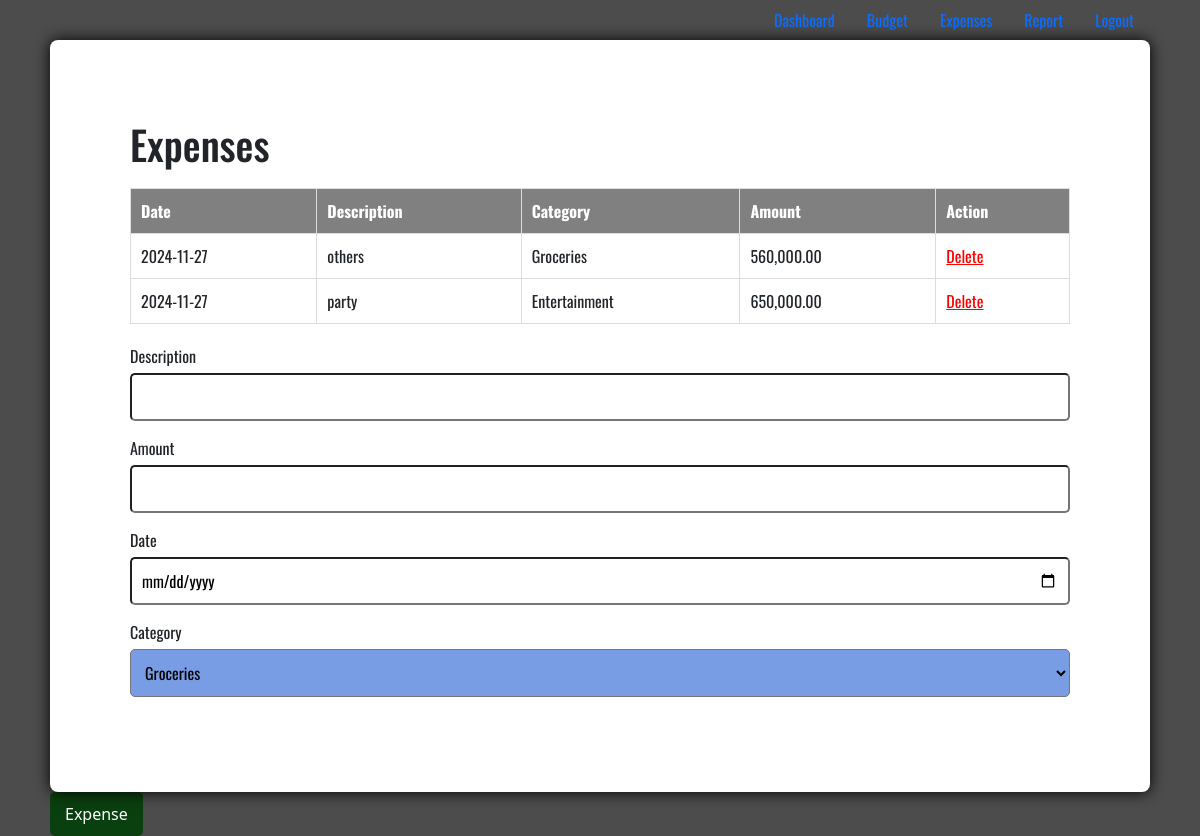
The app's page /expenses.php (signed in) with its own data.
### tables this page shows
CREATE TABLE `expenses` (
  `id` int(11) NOT NULL,
  `user_id` int(11) NOT NULL,
  `amount` decimal(10,2) NOT NULL,
  `description` varchar(255) NOT NULL,
  `date` date NOT NULL,
  `category` varchar(255) NOT NULL
);

### expenses.php (the view, shortened to what this page needs)
<?php
require_once 'config.php';
try {
    $query = "SELECT * FROM expenses WHERE user_id = :user_id ORDER BY date DESC";
    $stmt = $pdo->prepare($query);
    $stmt->execute(['user_id' => $_SESSION['user_id']]);
    $expenses = $stmt->fetchAll(PDO::FETCH_ASSOC);
} catch (PDOException $e) {
    die("Error fetching expenses: " . $e->getMessage());
}
?>
<!DOCTYPE html>
<html lang="en">
<head>
    <link href="https://cdn.jsdelivr.net/npm/bootstrap@5.3.3/dist/css/bootstrap.min.css" rel="stylesheet">
    <link rel="stylesheet" href="style.css">
</head>
<body>
<ul class="nav justify-content-end">
  <li class="nav-item">
    <a class="nav-link active" aria-current="page" href="dashboard.php">Dashboard</a>
  </li>
  <li class="nav-item">
    <a class="nav-link" href="budget.php">Budget</a>
  </li>
  <li class="nav-item">
    <a class="nav-link" href="expenses.php">Expenses</a>
  </li>
  <li class="nav-item">
    <a class="nav-link" href="status.html">Report</a>
  </li>
  <li class="nav-item">
    <a class="nav-link" href="signout.php">Logout</a>
  </li>
</ul>
    <div class="container">
        <h1>Expenses</h1>
        <table>
            <thead>
                <tr>
                    <th>Date</th>
                    <th>Description</th>
                    <th>Category</th>
                    <th>Amount</th>
                    <th>Action</th>
                </tr>
            </thead>
            <tbody>
                <?php if (empty($expenses)): ?>
                    <tr>
                        <td colspan="5" style="text-align:center;">No pending expenses.</td>
                    </tr>
                <?php else: ?>
                    <?php foreach ($expenses as $expense): ?>
                        <tr>
                            <td><?php echo htmlspecialchars($expense['date']); ?></td>
                            <td><?php echo htmlspecialchars($expense['description']); ?></td>
                            <td><?php echo htmlspecialchars($expense['category']); ?></td>
                            <td><?php echo number_format($expense['amount'], 2); ?></td>
                            <td>
                                <a href="delete_expense.php?id=<?php echo $expense['id']; ?>"class="delete-btn" onclick="return confirm('Are you sure you want to delete this expense?');">Delete</a>
                            </td>
                        </tr>
                    <?php endforeach; ?>
                <?php endif; ?>
            </tbody>
        </table>
        <form method="POST">
        <div class="form-group">
                <label for="description">Description</label>
                <input type="text" name="description" id="description" required>
            </div>
            <div class="form-group">
            <label for="amount">Amount</label>
                <input type="number" step="0.01" name="amount" id="amount" required>
            </div>
            <div class="form-group">
                <label for="date">Date</label>
                <input type="date" name="date" id="date" required>
            </div>
            <div class="form-group">
                <label for="category">Category</label>
                <select name="category"  style="background-color:#789DE5" id="category" required>
                    <option value="Groceries">Groceries</option>
                </select>
            </div>
            </div>
            <button type="submit" name="add_expense" class="btn">Expense</button>
</body>
</html>

### style.css (style rules this page uses)
* { margin: 0; padding: 0; box-sizing: border-box; font-family: "Oswald", sans-serif; font-optical-sizing: auto; font-weight: weight; font-style: normal; }
body { min-height: 100vh; padding: 0 50px; background-image: linear-gradient(rgba(0,0,0,0.7),rgba(0,0,0,0.7)); background-repeat: no-repeat; background-position: center; background-size: cover; }
.container { position: relative; max-width: 100%; width: 100%; background-color:#FFF; padding: 80px; border-radius: 8px; box-shadow: 0 0 15px rgba(0, 0, 0.1); }
table { width: 100%; border-collapse: collapse; margin: 20px 0; }
table th, table td { border: 1px solid #ddd; padding: 10px; text-align: left; }
table th { background-color: grey; color: white; }
.form-group { margin: 15px 0; }
.form-group label { display: block; margin-bottom: 5px; }
.form-group input, .form-group select { width: 100%; padding: 10px; border: 1px solidgrey; border-radius: 5px; }
.btn { background-color: #0a3f0f; color: white; padding: 10px 15px; border: none; border-radius: 5px; cursor: pointer; align-items: center; }
.delete-btn { color: red; cursor: pointer; text-decoration: underline; }

### expenses.php (style rules this page uses)
.delete-btn { color: red; cursor: pointer; text-decoration: underline; }

### records on screen
expenses: date "2024-11-27", description "others", category "Groceries", amount "560,000.00"
expenses: date "2024-11-27", description "party", category "Entertainment", amount "650,000.00"
